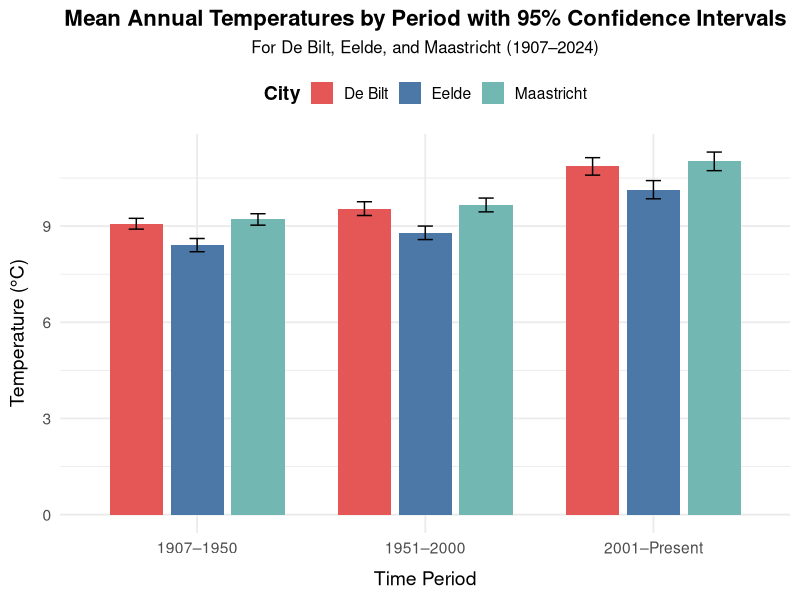
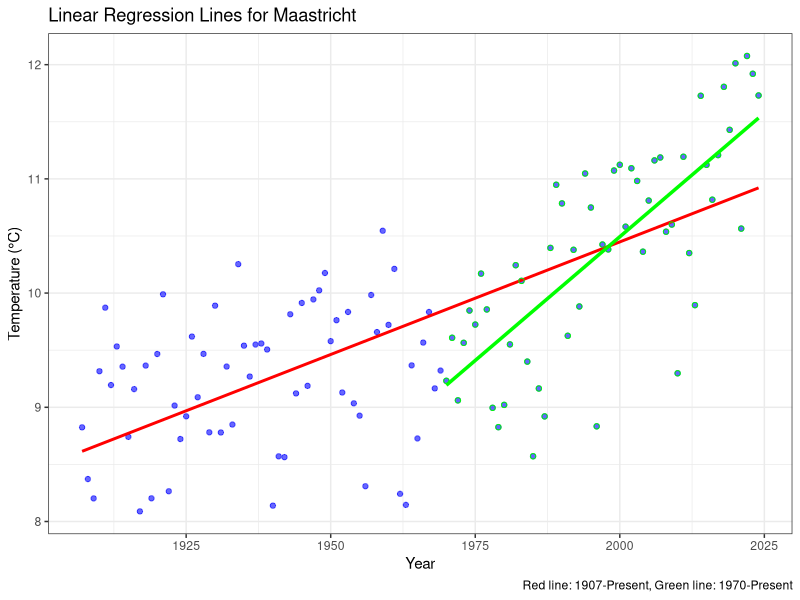

The R script that drew these images, in order:

# === SETUP ===
if (!require("rstudioapi")) {
  install.packages("rstudioapi")
}
library(rstudioapi)
setwd(dirname(rstudioapi::getActiveDocumentContext()$path))

annual_temp <- read.csv("AnnualTemp.csv", sep = ";", dec = ",")
colnames(annual_temp)[1] <- "Year"

#COMPARE AVG TEMPERATURE DIFFERNCE SAMPLES
early_period <- annual_temp[annual_temp$Year >= 1907 & annual_temp$Year <= 1950, ]
mid_period   <- annual_temp[annual_temp$Year > 1950 & annual_temp$Year <= 2000, ]
recent_period <- annual_temp[annual_temp$Year > 2000, ]
ww1_period <- annual_temp[annual_temp$Year >= 1914 & annual_temp$Year <= 1918, ]
interbellum_period <- annual_temp[annual_temp$Year >= 1919 & annual_temp$Year <= 1939, ]
ww2_period <- annual_temp[annual_temp$Year >= 1940 & annual_temp$Year <= 1945, ]

entire_period <- annual_temp
post_70s_period <- annual_temp[annual_temp$Year >= 1970, ]

# Function to calculate means for each location
calculate_means <- function(data) {
  means <- c(
    sum(data$De.Bilt) / nrow(data),
    sum(data$Eelde) / nrow(data),
    sum(data$Maastricht) / nrow(data)
  )
  return(means)
}

# Calculate means for each period
mean_early <- calculate_means(early_period)
mean_mid <- calculate_means(mid_period)
mean_recent <- calculate_means(recent_period)
mean_ww1 <- calculate_means(ww1_period)
mean_interbellum <- calculate_means(interbellum_period)
mean_ww2 <- calculate_means(ww2_period)
mean_entire <- calculate_means(entire_period)
mean_post_70s <- calculate_means(post_70s_period)

# Function to compute confidence interval
manual_CI <- function(data) {
  mean_val <- sum(data) / length(data)
  sd_val <- sqrt(sum((data - mean_val)^2) / (length(data) - 1))
  n <- length(data)
  t_critical <- qt(0.975, df = n - 1)
  margin_error <- t_critical * (sd_val / sqrt(n))
  return(c(mean_val - margin_error, mean_val + margin_error))
}


# Calculate confidence intervals for each period and location
CI_early_DeBilt <- manual_CI(early_period$De.Bilt)
CI_mid_DeBilt <- manual_CI(mid_period$De.Bilt)
CI_recent_DeBilt <- manual_CI(recent_period$De.Bilt)
CI_ww1_DeBilt <- manual_CI(ww1_period$De.Bilt)
CI_interbellum_DeBilt <- manual_CI(interbellum_period$De.Bilt)
CI_ww2_DeBilt <- manual_CI(ww2_period$De.Bilt)
CI_entire_DeBilt <- manual_CI(entire_period$De.Bilt)
CI_post_70s_DeBilt <- manual_CI(post_70s_period$De.Bilt)

CI_early_Eelde <- manual_CI(early_period$Eelde)
CI_mid_Eelde <- manual_CI(mid_period$Eelde)
CI_recent_Eelde <- manual_CI(recent_period$Eelde)
CI_ww1_Eelde <- manual_CI(ww1_period$Eelde)
CI_interbellum_Eelde <- manual_CI(interbellum_period$Eelde)
CI_ww2_Eelde <- manual_CI(ww2_period$Eelde)
CI_entire_Eelde <- manual_CI(entire_period$Eelde)
CI_post_70s_Eelde <- manual_CI(post_70s_period$Eelde)

CI_early_Maastricht <- manual_CI(early_period$Maastricht)
CI_mid_Maastricht <- manual_CI(mid_period$Maastricht)
CI_recent_Maastricht <- manual_CI(recent_period$Maastricht)
CI_ww1_Maastricht <- manual_CI(ww1_period$Maastricht)
CI_interbellum_Maastricht <- manual_CI(interbellum_period$Maastricht)
CI_ww2_Maastricht <- manual_CI(ww2_period$Maastricht)
CI_entire_Maastricht <- manual_CI(entire_period$Maastricht)
CI_post_70s_Maastricht <- manual_CI(post_70s_period$Maastricht)


# Print results
cat("Average Temperatures Across Periods:\n")
cat("Period: 1907-1950 | De Bilt:", mean_early[1], "| Eelde:", mean_early[2], "| Maastricht:", mean_early[3], "\n")
cat("Period: 1951-2000 | De Bilt:", mean_mid[1], "| Eelde:", mean_mid[2], "| Maastricht:", mean_mid[3], "\n")
cat("Period: 2001-Present | De Bilt:", mean_recent[1], "| Eelde:", mean_recent[2], "| Maastricht:", mean_recent[3], "\n")
cat("WWI (1914-1918) | De Bilt:", mean_ww1[1], "| Eelde:", mean_ww1[2], "| Maastricht:", mean_ww1[3], "\n")
cat("Interbellum (1919-1939) | De Bilt:", mean_interbellum[1], "| Eelde:", mean_interbellum[2], "| Maastricht:", mean_interbellum[3], "\n")
cat("WWII (1940-1945) | De Bilt:", mean_ww2[1], "| Eelde:", mean_ww2[2], "| Maastricht:", mean_ww2[3], "\n")
cat("Entire Period | De Bilt:", mean_entire[1], "| Eelde:", mean_entire[2], "| Maastricht:", mean_entire[3], "\n")
cat("Post 1970s | De Bilt:", mean_post_70s[1], "| Eelde:", mean_post_70s[2], "| Maastricht:", mean_post_70s[3], "\n")

cat("\n95% Confidence Intervals:\n")
cat("De Bilt (1907-1950):", CI_early_DeBilt, "\n")
cat("De Bilt (1951-2000):", CI_mid_DeBilt, "\n")
cat("De Bilt (2001-Present):", CI_recent_DeBilt, "\n")
cat("De Bilt (WWI):", CI_ww1_DeBilt, "\n")
cat("De Bilt (Interbellum):", CI_interbellum_DeBilt, "\n")
cat("De Bilt (WWII):", CI_ww2_DeBilt, "\n")
cat("De Bilt (Entire):", CI_entire_DeBilt, "\n")
cat("De Bilt (Post 1970s):", CI_post_70s_DeBilt, "\n")

cat("Eelde (1907-1950):", CI_early_Eelde, "\n")
cat("Eelde (1951-2000):", CI_mid_Eelde, "\n")
cat("Eelde (2001-Present):", CI_recent_Eelde, "\n")
cat("Eelde (WWI):", CI_ww1_Eelde, "\n")
cat("Eelde (Interbellum):", CI_interbellum_Eelde, "\n")
cat("Eelde (WWII):", CI_ww2_Eelde, "\n")
cat("Eelde (Entire):", CI_entire_Eelde, "\n")
cat("Eelde (Post 1970s):", CI_post_70s_Eelde, "\n")

cat("Maastricht (1907-1950):", CI_early_Maastricht, "\n")
cat("Maastricht (1951-2000):", CI_mid_Maastricht, "\n")
cat("Maastricht (2001-Present):", CI_recent_Maastricht, "\n")
cat("Maastricht (WWI):", CI_ww1_Maastricht, "\n")
cat("Maastricht (Interbellum):", CI_interbellum_Maastricht, "\n")
cat("Maastricht (WWII):", CI_ww2_Maastricht, "\n")
cat("Maastricht (Entire):", CI_entire_Maastricht, "\n")
cat("Maastricht (Post 1970s):", CI_post_70s_Maastricht, "\n")


# Function to compute t-test for two samples
manual_t_test <- function(data1, data2) {
  n1 <- length(data1)
  n2 <- length(data2)
  
  mean1 <- sum(data1) / n1
  mean2 <- sum(data2) / n2
  
  var1 <- sum((data1 - mean1)^2) / (n1 - 1)
  var2 <- sum((data2 - mean2)^2) / (n2 - 1)
  
  pooled_var <- (((n1 - 1) * var1) + ((n2 - 1) * var2)) / (n1 + n2 - 2)
  se <- sqrt(pooled_var * (1 / n1 + 1 / n2))
  
  t_stat <- (mean1 - mean2) / se
  df <- n1 + n2 - 2
  p_value <- 2 * (1 - pt(abs(t_stat), df))
  
  return(c(t_stat, p_value))
}

# Compute t-tests for early_mid & mid_recent
t_DeBilt_early_mid <- manual_t_test(early_period$De.Bilt, mid_period$De.Bilt)
t_DeBilt_mid_recent <- manual_t_test(mid_period$De.Bilt, recent_period$De.Bilt)

t_Eelde_early_mid <- manual_t_test(early_period$Eelde, mid_period$Eelde)
t_Eelde_mid_recent <- manual_t_test(mid_period$Eelde, recent_period$Eelde)

t_Maastricht_early_mid <- manual_t_test(early_period$Maastricht, mid_period$Maastricht)
t_Maastricht_mid_recent <- manual_t_test(mid_period$Maastricht, recent_period$Maastricht)

# Print results
cat("De Bilt: t-statistic (1907-1950 vs 1951-2000):", t_DeBilt_early_mid[1], "p-value:", t_DeBilt_early_mid[2], "\n")
cat("De Bilt: t-statistic (1951-2000 vs 2001-Present):", t_DeBilt_mid_recent[1], "p-value:", t_DeBilt_mid_recent[2], "\n")

cat("Eelde: t-statistic (1907-1950 vs 1951-2000):", t_Eelde_early_mid[1], "p-value:", t_Eelde_early_mid[2], "\n")
cat("Eelde: t-statistic (1951-2000 vs 2001-Present):", t_Eelde_mid_recent[1], "p-value:", t_Eelde_mid_recent[2], "\n")

cat("Maastricht: t-statistic (1907-1950 vs 1951-2000):", t_Maastricht_early_mid[1], "p-value:", t_Maastricht_early_mid[2], "\n")
cat("Maastricht: t-statistic (1951-2000 vs 2001-Present):", t_Maastricht_mid_recent[1], "p-value:", t_Maastricht_mid_recent[2], "\n")


if (!require("ggplot2")) install.packages("ggplot2")
library(ggplot2)

periods <- c("1907–1950", "1951–2000", "2001–Present")
cities <- c("De Bilt", "Eelde", "Maastricht")

means <- data.frame(
  Period = rep(periods, each = 3),
  City = rep(cities, times = 3),
  Mean = c(
    9.074252, 8.407453, 9.20789,      
    9.546057, 8.790672, 9.660078,     
    10.86229, 10.13592, 11.01953      
  ),
  CI_low = c(
    8.905651, 8.201185, 9.029772,
    9.331068, 8.580148, 9.445075,
    10.58964, 9.852672, 10.72964
  ),
  CI_high = c(
    9.242854, 8.613722, 9.386008,
    9.761045, 9.001196, 9.875081,
    11.13494, 10.41916, 11.30942
  )
)

# Compute error bars
means$CI_lower <- means$Mean - means$CI_low
means$CI_upper <- means$CI_high - means$Mean

city_colors <- c("De Bilt" = "#E45756", "Eelde" = "#4C78A8", "Maastricht" = "#72B7B2")

ggplot(means, aes(x = Period, y = Mean, fill = City)) +
  geom_bar(stat = "identity", position = position_dodge(width = 0.8), width = 0.7) +
  geom_errorbar(
    aes(ymin = Mean - CI_lower, ymax = Mean + CI_upper),
    width = 0.2,
    position = position_dodge(width = 0.8),
    color = "black"
  ) +
  scale_fill_manual(values = city_colors) +
  labs(
    title = "Mean Annual Temperatures by Period with 95% Confidence Intervals",
    subtitle = "For De Bilt, Eelde, and Maastricht (1907–2024)",
    x = "Time Period",
    y = "Temperature (°C)",
    fill = "City"
  ) +
  theme_minimal(base_size = 14) +
  theme(
    plot.title = element_text(face = "bold", size = 16, hjust = 0.5),
    plot.subtitle = element_text(size = 12, hjust = 0.5, margin = margin(b = 10)),
    axis.title.x = element_text(margin = margin(t = 10)),
    axis.title.y = element_text(margin = margin(r = 10)),
    legend.position = "top",
    legend.title = element_text(face = "bold")
  )


#Historical Focus (WW1, Interbellum, WW2)
# De Bilt: 
t_DeBilt_ww1_interbellum <- manual_t_test(ww1_period$De.Bilt, interbellum_period$De.Bilt)
cat("De Bilt: t-statistic (WWI vs Interbellum):", t_DeBilt_ww1_interbellum[1], "p-value:", t_DeBilt_ww1_interbellum[2], "\n")

t_DeBilt_ww1_ww2 <- manual_t_test(ww1_period$De.Bilt, ww2_period$De.Bilt)
cat("De Bilt: t-statistic (WWI vs WWII):", t_DeBilt_ww1_ww2[1], "p-value:", t_DeBilt_ww1_ww2[2], "\n")

t_DeBilt_interbellum_ww2 <- manual_t_test(interbellum_period$De.Bilt, ww2_period$De.Bilt)
cat("De Bilt: t-statistic (Interbellum vs WWII):", t_DeBilt_interbellum_ww2[1], "p-value:", t_DeBilt_interbellum_ww2[2], "\n")

# Eelde
t_Eelde_ww1_interbellum <- manual_t_test(ww1_period$Eelde, interbellum_period$Eelde)
cat("Eelde: t-statistic (WWI vs Interbellum):", t_Eelde_ww1_interbellum[1], "p-value:", t_Eelde_ww1_interbellum[2], "\n")

t_Eelde_ww1_ww2 <- manual_t_test(ww1_period$Eelde, ww2_period$Eelde)
cat("Eelde: t-statistic (WWI vs WWII):", t_Eelde_ww1_ww2[1], "p-value:", t_Eelde_ww1_ww2[2], "\n")

t_Eelde_interbellum_ww2 <- manual_t_test(interbellum_period$Eelde, ww2_period$Eelde)
cat("Eelde: t-statistic (Interbellum vs WWII):", t_Eelde_interbellum_ww2[1], "p-value:", t_Eelde_interbellum_ww2[2], "\n")

# Maastricht
t_Maastricht_ww1_interbellum <- manual_t_test(ww1_period$Maastricht, interbellum_period$Maastricht)
cat("Maastricht: t-statistic (WWI vs Interbellum):", t_Maastricht_ww1_interbellum[1], "p-value:", t_Maastricht_ww1_interbellum[2], "\n")

t_Maastricht_ww1_ww2 <- manual_t_test(ww1_period$Maastricht, ww2_period$Maastricht)
cat("Maastricht: t-statistic (WWI vs WWII):", t_Maastricht_ww1_ww2[1], "p-value:", t_Maastricht_ww1_ww2[2], "\n")

t_Maastricht_interbellum_ww2 <- manual_t_test(interbellum_period$Maastricht, ww2_period$Maastricht)
cat("Maastricht: t-statistic (Interbellum vs WWII):", t_Maastricht_interbellum_ww2[1], "p-value:", t_Maastricht_interbellum_ww2[2], "\n")


#------------------
#LINEAR UPWARD TREND

annual_temp <- read.csv("AnnualTemp.csv", sep = ";", dec = ",")
colnames(annual_temp)[1] <- "Year"

annual_temp$Year <- as.numeric(annual_temp$Year)
annual_temp$De.Bilt <- as.numeric(annual_temp$De.Bilt)
annual_temp$Eelde <- as.numeric(annual_temp$Eelde)
annual_temp$Maastricht <- as.numeric(annual_temp$Maastricht)

str(annual_temp)

# Linear Regression Function
manual_linear_regression <- function(X, Y) {
  
  # Compute means
  X_bar <- sum(X) / length(X)
  Y_bar <- sum(Y) / length(Y)
  
  # Compute beta (slope)
  numerator <- sum((X - X_bar) * (Y - Y_bar))
  denominator <- sum((X - X_bar)^2)
  beta_hat <- numerator / denominator
  
  # Compute alpha (intercept)
  alpha_hat <- Y_bar - beta_hat * X_bar
  
  # Compute Predicted Y Values
  Y_hat <- alpha_hat + beta_hat * X
  
  # Compute Residuals
  residuals <- Y - Y_hat
  
  # Compute Standard Error of Beta
  n <- length(X)
  SE_beta <- sqrt(sum(residuals^2) / (n - 2)) / sqrt(denominator)
  
  # Compute t-statistic and p-value
  t_stat <- beta_hat / SE_beta
  df <- n - 2
  p_value <- 2 * (1 - pt(abs(t_stat), df))
  
  # Compute 95% Confidence Interval
  t_critical <- qt(0.975, df)
  CI_lower <- beta_hat - t_critical * SE_beta
  CI_upper <- beta_hat + t_critical * SE_beta
  
  # Print Results
  cat("\nEstimated Slope (Beta):", beta_hat, "\n")
  cat("Estimated Intercept (Alpha):", alpha_hat, "\n")
  cat("Standard Error of Beta:", SE_beta, "\n")
  cat("t-statistic:", t_stat, "\n")
  cat("p-value:", p_value, "\n")
  
  if (p_value < 0.05) {
    cat("Reject H0: Significant temperature trend detected.\n")
  } else {
    cat("Fail to reject H0: No significant temperature trend.\n")
  }
  
  cat("95% Confidence Interval for Beta: [", CI_lower, ",", CI_upper, "]\n")
  
  return(list(beta_hat = beta_hat, alpha_hat = alpha_hat, p_value = p_value))
}

# Apply to Each Location
cat("\n--- De Bilt ---\n")
results_debilt <- manual_linear_regression(annual_temp$Year, annual_temp$De.Bilt)

cat("\n--- Eelde ---\n")
results_eelde <- manual_linear_regression(annual_temp$Year, annual_temp$Eelde)

cat("\n--- Maastricht ---\n")
results_maastricht <- manual_linear_regression(annual_temp$Year, annual_temp$Maastricht)


# Apply to Post-1970s Data

cat("\n--- De Bilt (Post-1970s) ---\n")
results_debilt_post70s <- manual_linear_regression(post_70s_period$Year, post_70s_period$De.Bilt)

cat("\n--- Eelde (Post-1970s) ---\n")
results_eelde_post70s <- manual_linear_regression(post_70s_period$Year, post_70s_period$Eelde)

cat("\n--- Maastricht (Post-1970s) ---\n")
results_maastricht_post70s <- manual_linear_regression(post_70s_period$Year, post_70s_period$Maastricht)

# PLOTS MAASTRICHT

plot_data_maastricht_full <- data.frame(Year = annual_temp$Year)
plot_data_maastricht_full$Predicted <- results_maastricht$alpha_hat + results_maastricht$beta_hat * plot_data_maastricht_full$Year

plot_data_maastricht_post70s <- data.frame(Year = post_70s_period$Year)
plot_data_maastricht_post70s$Predicted <- results_maastricht_post70s$alpha_hat + results_maastricht_post70s$beta_hat * plot_data_maastricht_post70s$Year

if (!require("ggplot2")) install.packages("ggplot2")
library(ggplot2)

plot_maastricht <- ggplot() +
  geom_point(data = annual_temp, aes(x = Year, y = Maastricht), color = "blue", alpha = 0.6) +
  geom_line(data = plot_data_maastricht_full, aes(x = Year, y = Predicted), color = "red", linewidth = 1) +
  geom_point(data = post_70s_period, aes(x = Year, y = Maastricht), color = "green", shape = 1) + 
  geom_line(data = plot_data_maastricht_post70s, aes(x = Year, y = Predicted), color = "green", linewidth = 1.2) +
  
  labs(
    title = "Linear Regression Lines for Maastricht",
    x = "Year",
    y = "Temperature (°C)",
    caption = "Red line: 1907-Present, Green line: 1970-Present"
  ) +
  theme_bw()

print(plot_maastricht)


# ----------------------------------------
# Manual Bootstrap for Confidence Interval

set.seed(42)
B <- 1000 

manual_bootstrap_CI <- function(X, Y) {
  beta_boot <- numeric(B)
  n <- length(X)
  
  for (b in 1:B) {
    sample_indices <- sample(1:n, size = n, replace = TRUE)
    X_sample <- X[sample_indices]
    Y_sample <- Y[sample_indices]
    
    # Compute means
    X_bar_boot <- sum(X_sample) / length(X_sample)
    Y_bar_boot <- sum(Y_sample) / length(Y_sample)
    
    # Compute beta 
    numerator <- sum((X_sample - X_bar_boot) * (Y_sample - Y_bar_boot))
    denominator <- sum((X_sample - X_bar_boot)^2)
    beta_boot[b] <- numerator / denominator
  }
  
  # Compute bootstrap confidence interval + Mean of beta boot
  CI_boot <- quantile(beta_boot, c(0.025, 0.975))
  mean_beta <- mean(beta_boot)
  cat("Bootstrap estimate (mean of beta_boot):", mean_beta, "\n")
  cat("Bootstrap 95% Confidence Interval for Beta: [", CI_boot[1], ",", CI_boot[2], "]\n")
}

# Apply Bootstrap to Each Location
cat("\n--- Bootstrap for De Bilt ---\n")
manual_bootstrap_CI(annual_temp$Year, annual_temp$De.Bilt)

cat("\n--- Bootstrap for Eelde ---\n")
manual_bootstrap_CI(annual_temp$Year, annual_temp$Eelde)

cat("\n--- Bootstrap for Maastricht ---\n")
manual_bootstrap_CI(annual_temp$Year, annual_temp$Maastricht)

#----------
#TREND_1970
annual_temp <- read.csv("AnnualTemp.csv", sep = ";", dec = ",")
colnames(annual_temp)[1] <- "Year"

#FULL DATASET REGRESSION: De Bilt
X <- annual_temp$Year
Y_debilt <- annual_temp$De.Bilt
X_bar <- mean(X)
Y_bar <- mean(Y_debilt)

numerator <- sum((X - X_bar) * (Y_debilt - Y_bar))
denominator <- sum((X - X_bar)^2)
beta_hat_full <- numerator / denominator
alpha_hat_full <- Y_bar - beta_hat_full * X_bar

Y_hat_full <- alpha_hat_full + beta_hat_full * X
residuals_full <- Y_debilt - Y_hat_full
n <- length(X)
SE_beta_full <- sqrt(sum(residuals_full^2) / (n - 2)) / sqrt(denominator)
t_stat_full <- beta_hat_full / SE_beta_full
p_value_full <- 2 * (1 - pt(abs(t_stat_full), df = n - 2))

# POST-1970 DATA
temp_1970 <- annual_temp[annual_temp$Year >= 1970, ]
X_1970 <- temp_1970$Year
X_bar_1970 <- mean(X_1970)
n_1970 <- length(X_1970)
df_1970 <- n_1970 - 2
B <- 1000 

# ANALYSIS FUNCTION
manual_regression <- function(Y, label) {
  Y_bar <- mean(Y)
  num <- sum((X_1970 - X_bar_1970) * (Y - Y_bar))
  denom <- sum((X_1970 - X_bar_1970)^2)
  beta <- num / denom
  alpha <- Y_bar - beta * X_bar_1970
  
  Y_hat <- alpha + beta * X_1970
  residuals <- Y - Y_hat
  SE_beta <- sqrt(sum(residuals^2) / df_1970) / sqrt(denom)
  t_stat <- beta / SE_beta
  p_value <- 2 * (1 - pt(abs(t_stat), df_1970))
  
  cat("\n---", label, "---\n")
  cat("Beta:", beta, "\nAlpha:", alpha, "\nSE:", SE_beta, "\nt:", t_stat, "\np:", p_value, "\n")
  
  return(list(alpha = alpha, beta = beta, SE = SE_beta))
}

manual_bootstrap <- function(Y, label) {
  beta_boot <- numeric(B)
  for (b in 1:B) {
    idx <- sample(1:n_1970, n_1970, replace = TRUE)
    X_b <- X_1970[idx]
    Y_b <- Y[idx]
    X_bar_b <- mean(X_b)
    Y_bar_b <- mean(Y_b)
    num <- sum((X_b - X_bar_b) * (Y_b - Y_bar_b))
    denom <- sum((X_b - X_bar_b)^2)
    beta_boot[b] <- num / denom
  }
  ci <- quantile(beta_boot, c(0.025, 0.975))
  cat("Bootstrap 95% CI for", label, ":", ci, "\n")
}

manual_CI_band <- function(X, alpha, beta, SE_beta, X_bar) {
  t_crit <- qt(0.975, df = df_1970)
  SE_Y <- SE_beta * (X - X_bar)
  upper <- alpha + beta * X + t_crit * SE_Y
  lower <- alpha + beta * X - t_crit * SE_Y
  return(list(upper = upper, lower = lower))
}

# ANALYSIS: De Bilt
Y_1970_debilt <- temp_1970$De.Bilt
res_debilt <- manual_regression(Y_1970_debilt, "De Bilt")
manual_bootstrap(Y_1970_debilt, "De Bilt")
CI_debilt <- manual_CI_band(temp_1970$Year, res_debilt$alpha, res_debilt$beta, res_debilt$SE, X_bar_1970)

# ANALYSIS: Eelde
Y_1970_eelde <- temp_1970$Eelde
res_eelde <- manual_regression(Y_1970_eelde, "Eelde")
manual_bootstrap(Y_1970_eelde, "Eelde")
CI_eelde <- manual_CI_band(temp_1970$Year, res_eelde$alpha, res_eelde$beta, res_eelde$SE, X_bar_1970)

# ANALYSIS: Maastricht
Y_1970_maastricht <- temp_1970$Maastricht
res_maastricht <- manual_regression(Y_1970_maastricht, "Maastricht")
manual_bootstrap(Y_1970_maastricht, "Maastricht")
CI_maastricht <- manual_CI_band(temp_1970$Year, res_maastricht$alpha, res_maastricht$beta, res_maastricht$SE, X_bar_1970)
